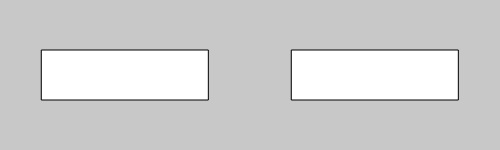
Frame 1 (no input)
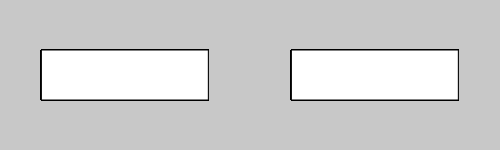
Frame 60 (no input)
Frame 120 (the mouse pressed at the canvas centre since frame 60): identical to frame 60, image omitted

The p5.js sketch that drew these frames (run headless with seeded random() and noise() and a simulated clock; from frame 60 on, the mouse is pressed at the canvas centre):

// p5.js sketch
// ── sketch.js
function setup() {
	createCanvas(500, 150);
	background(200);
	rectMode(CENTER);
}
function draw() {
	rect(width/4, height/2, width/3, height/3);  //在1/4屏幕宽度的位置画一个1/3屏幕宽度的矩形
	rect(width*3/4, height/2, width/3, height/3)  //在3/4屏幕宽度的位置画一个1/3屏幕宽度的矩形
}
